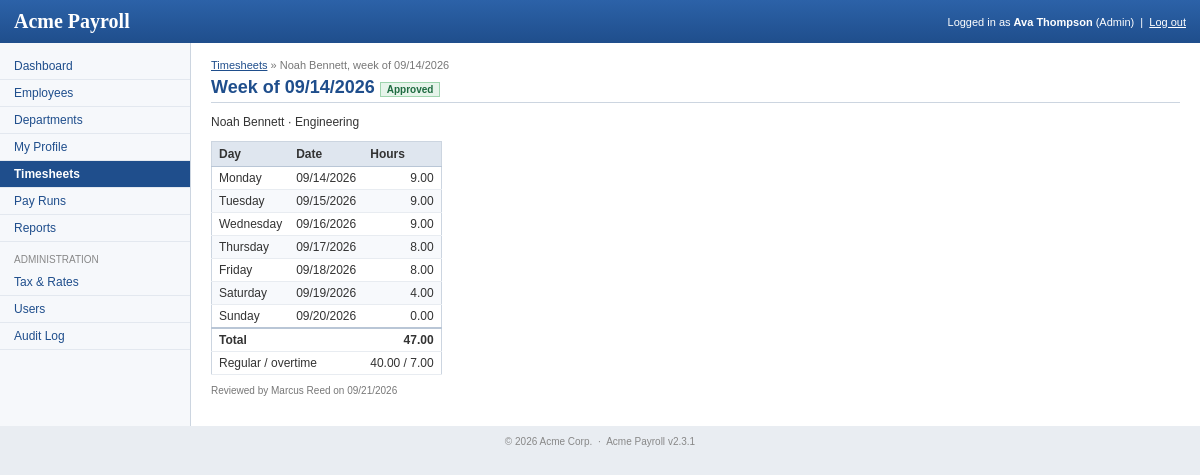
The page /timesheet_view.php?id=2 (signed in) on the database its author committed.
### tables this page shows
CREATE TABLE `timesheets` (
  `id` int(11) NOT NULL AUTO_INCREMENT,
  `employee_id` int(11) NOT NULL,
  `week_start` date NOT NULL,
  `status` enum('draft','submitted','approved','rejected') NOT NULL DEFAULT 'draft',
  `notes` text,
  `reject_reason` text,
  `submitted_at` datetime DEFAULT NULL,
  `reviewed_by` int(11) DEFAULT NULL,
  `reviewed_at` datetime DEFAULT NULL,
  `created_at` datetime DEFAULT NULL,
  PRIMARY KEY (`id`),
  UNIQUE KEY `uq_timesheet_week` (`employee_id`, `week_start`),
  KEY `idx_timesheet_status` (`status`),
  CONSTRAINT `fk_timesheet_employee` FOREIGN KEY (`employee_id`) REFERENCES `employees` (`id`) ON DELETE CASCADE
);

CREATE TABLE `employees` (
  `id` int(11) NOT NULL AUTO_INCREMENT,
  `emp_no` varchar(10) NOT NULL,
  `first_name` varchar(60) NOT NULL,
  `last_name` varchar(60) NOT NULL,
  `email` varchar(150) NOT NULL,
  `phone` varchar(30) DEFAULT NULL,
  `department_id` int(11) DEFAULT NULL,
  `job_title` varchar(100) NOT NULL,
  `pay_type` enum('salaried','hourly') NOT NULL DEFAULT 'salaried',
  `annual_salary` decimal(12,2) DEFAULT NULL,
  `hourly_rate` decimal(8,2) DEFAULT NULL,
  `hire_date` date NOT NULL,
  `termination_date` date DEFAULT NULL,
  `status` enum('active','inactive') NOT NULL DEFAULT 'active',
  `pension_opt_in` tinyint(1) NOT NULL DEFAULT '0',
  `created_at` datetime DEFAULT NULL,
  `updated_at` datetime DEFAULT NULL,
  PRIMARY KEY (`id`),
  UNIQUE KEY `uq_employee_email` (`email`),
  UNIQUE KEY `uq_employee_no` (`emp_no`),
  KEY `idx_employee_department` (`department_id`),
  KEY `idx_employee_status` (`status`),
  CONSTRAINT `fk_employee_department` FOREIGN KEY (`department_id`) REFERENCES `departments` (`id`)
);

CREATE TABLE `departments` (
  `id` int(11) NOT NULL AUTO_INCREMENT,
  `name` varchar(100) NOT NULL,
  `code` varchar(10) NOT NULL,
  `description` text,
  `created_at` datetime DEFAULT NULL,
  PRIMARY KEY (`id`),
  UNIQUE KEY `uq_department_name` (`name`),
  UNIQUE KEY `uq_department_code` (`code`)
);

CREATE TABLE `users` (
  `id` int(11) NOT NULL AUTO_INCREMENT,
  `email` varchar(150) NOT NULL,
  `password` char(32) NOT NULL COMMENT 'md5',
  `full_name` varchar(120) NOT NULL,
  `role` enum('admin','manager','employee') NOT NULL DEFAULT 'employee',
  `employee_id` int(11) DEFAULT NULL,
  `active` tinyint(1) NOT NULL DEFAULT '1',
  `last_login` datetime DEFAULT NULL,
  `created_at` datetime DEFAULT NULL,
  PRIMARY KEY (`id`),
  UNIQUE KEY `uq_user_email` (`email`),
  KEY `idx_user_employee` (`employee_id`)
);

### www/includes/db.php (called while the page is built, shortened)
<?php
$db = mysqli_connect(DB_HOST, DB_USER, DB_PASS, DB_NAME);
mysqli_set_charset($db, 'utf8');
function db_query($sql)
{
    global $db;
    $res = mysqli_query($db, $sql);
    return $res;
}
function db_fetch_one($sql)
{
    $res = db_query($sql);
    $row = mysqli_fetch_assoc($res);
    return $row;
}

### www/includes/timesheet_lib.php (called while the page is built, shortened)
<?php
function load_timesheet($id)
{
    $ts = db_fetch_one('SELECT t.*, e.first_name, e.last_name, e.department_id, e.status AS employee_status, d.name AS department_name,
                               u.full_name AS reviewer_name
                          FROM timesheets t
                          JOIN employees e ON e.id = t.employee_id
                          LEFT JOIN departments d ON d.id = e.department_id
                          LEFT JOIN users u ON u.id = t.reviewed_by
                         WHERE t.id = ' . (int)$id);
    if ($ts) {
        $ts['hours'] = array();
        for ($i = 0; $i < 7; $i++) {
            $ts['hours'][date('Y-m-d', strtotime($ts['week_start'] . " +$i days"))] = 0;
        }
        foreach (db_fetch_all('SELECT work_date, hours FROM timesheet_entries WHERE timesheet_id = ' . (int)$id) as $e) {
            $ts['hours'][$e['work_date']] = (float)$e['hours'];
        }
        $ts['total'] = array_sum($ts['hours']);
    }
    return $ts;
}

### www/includes/payroll_calc.php (called while the page is built, shortened)
<?php
function split_week_hours($total)
{
    $total = (float)$total;
    if ($total > OVERTIME_THRESHOLD) {
        return array(OVERTIME_THRESHOLD, $total - OVERTIME_THRESHOLD);
    }
    return array($total, 0);
}

### www/timesheet_view.php (the view, shortened to what this page needs)
<?php
include 'includes/functions.php';
include 'includes/timesheet_lib.php';
$id = (int)get('id');
$ts = load_timesheet($id);
list($regular, $overtime) = split_week_hours($ts['total']);
include 'header.php';
?>
<p class="breadcrumb"><a href="timesheets.php">Timesheets</a> &raquo; <?php echo h($ts['first_name'] . ' ' . $ts['last_name']); ?>, week of <?php echo fmt_date($ts['week_start']); ?></p>
<h1>Week of <?php echo fmt_date($ts['week_start']); ?> <?php echo status_label($ts['status']); ?></h1>
<p><?php echo h($ts['first_name'] . ' ' . $ts['last_name']); ?> &middot; <?php echo h($ts['department_name']); ?></p>
<table class="grid" id="timesheet-days">
  <tr><th>Day</th><th>Date</th><th class="num">Hours</th></tr>
  <?php $i = 0; foreach ($ts['hours'] as $date => $hrs) { ?>
  <tr class="<?php echo $i++ % 2 ? 'odd' : 'even'; ?>"><td><?php echo date('l', strtotime($date)); ?></td><td><?php echo fmt_date($date); ?></td><td class="num"><?php echo number_format($hrs, 2); ?></td></tr>
  <?php } ?>
  <tr class="total"><td colspan="2"><b>Total</b></td><td class="num"><b><?php echo number_format($ts['total'], 2); ?></b></td></tr>
  <tr><td colspan="2">Regular / overtime</td><td class="num"><?php echo number_format($regular, 2); ?> / <?php echo number_format($overtime, 2); ?></td></tr>
</table>
<?php if ($ts['reviewer_name']) { ?><p class="small">Reviewed by <?php echo h($ts['reviewer_name']); ?> on <?php echo fmt_date($ts['reviewed_at']); ?></p><?php } ?>
<?php include 'footer.php'; ?>

### www/includes/functions.php (shortened to what this page needs)
<?php
require_once dirname(__FILE__) . '/db.php';
require_once dirname(__FILE__) . '/payroll_calc.php';
function h($str)
{
    return htmlspecialchars($str, ENT_QUOTES, 'UTF-8');
}
function fmt_date($d)
{
    return date(DATE_FMT, strtotime($d));
}
function status_label($status)
{
    return '<span class="status status-' . h($status) . '">' . h(ucfirst($status)) . '</span>';
}

### www/css/style.css (style rules this page uses)
body { margin: 0; padding: 0; font-family: Verdana, Arial, Helvetica, sans-serif; font-size: 12px; color: #333; background: #e9edf2; }
a { color: #1f4e8c; }
h1 { font-size: 18px; color: #1f4e8c; margin: 0 0 12px 0; border-bottom: 1px solid #ccd5e0; padding-bottom: 4px; }
table.grid { border-collapse: collapse; border: 1px solid #ccd5e0; margin-bottom: 10px; }
table.grid th { background: #dfe6ef; text-align: left; padding: 5px 7px; border-bottom: 1px solid #b9c6d6; white-space: nowrap; }
table.grid td { padding: 4px 7px; border-bottom: 1px solid #e8ecf1; }
table.grid tr.odd td { background: #f7f9fc; }
table.grid tr.total td { border-top: 2px solid #b9c6d6; }
td.num, th.num { text-align: right; }
.hint, .small { font-size: 10px; color: #777; }
.breadcrumb { font-size: 11px; color: #777; margin: 0 0 6px 0; }
.status { padding: 1px 6px; font-size: 10px; border: 1px solid #ccc; background: #eee; }
.status-active, .status-approved { background: #e6f4ea; border-color: #9fd4ae; color: #1e6b40; }

### www/css/print.css (style rules this page uses)
body { background: #fff; font-family: Arial, Helvetica, sans-serif; font-size: 12px; color: #000; }
.small { font-size: 9px; color: #555; }

### rows shown on the page
timesheets: employee.last_name "Noah Bennett", week_start "09/14/2026", status "Approved", departments.name "Engineering", users.full_name "Marcus Reed", reviewed_at "09/21/2026"

### other values the page prints
APP_NAME "Acme Payroll"
$_SESSION['full_name'] "Ava Thompson"
user_role() "Admin"
$label "Dashboard Employees Departments My Profile Timesheets Pay Runs Reports Tax & Rates Users Audit Log"
date('l', strtotime($date)) "Monday"
fmt_date($date) "09/14/2026"
$hrs "9.00"
date('l', strtotime($date)) "Tuesday"
fmt_date($date) "09/15/2026"
date('l', strtotime($date)) "Wednesday"
fmt_date($date) "09/16/2026"
date('l', strtotime($date)) "Thursday"
fmt_date($date) "09/17/2026"
$hrs "8.00"
date('l', strtotime($date)) "Friday"
